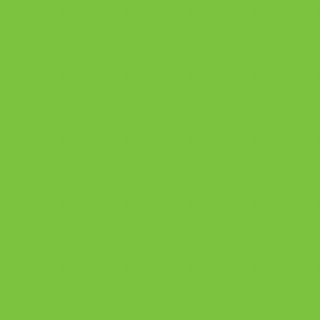

A level layout from a 2D game, rendered from its tile map. Below: a short description, then the map file with its tile-grid data intact:
An orthogonal 5x5 tile map with 64x64 px tiles, 4 tile layers (terrain, unit, npc, spawn_unit), 4 tilesets.

<map version="1.2" tiledversion="1.2.0" orientation="orthogonal" renderorder="right-down" width="5" height="5" tilewidth="64" tileheight="64" infinite="0" nextlayerid="9" nextobjectid="1">
 <tileset firstgid="1" source="tiles/terrain.tsx" />
 <tileset firstgid="18" source="tiles/unit.tsx" />
 <tileset firstgid="34" source="tiles/spawn_unit.tsx" />
 <tileset firstgid="36" source="tiles/npc.tsx" />
 <layer id="5" name="terrain" width="5" height="5">
  <data encoding="csv">
1,1,1,1,1,
1,1,1,1,1,
1,1,1,1,1,
1,1,1,1,1,
1,1,1,1,1
</data>
 </layer>
 <layer id="6" name="unit" width="5" height="5">
  <data encoding="csv">
0,0,0,0,0,
0,0,0,0,0,
0,0,0,0,0,
0,0,0,0,0,
0,0,0,0,0
</data>
 </layer>
 <layer id="7" name="npc" width="5" height="5">
  <data encoding="csv">
0,0,0,0,0,
0,0,0,0,0,
0,0,0,0,0,
0,0,0,0,0,
0,0,0,0,0
</data>
 </layer>
 <layer id="8" name="spawn_unit" width="5" height="5">
  <data encoding="csv">
0,0,0,0,0,
0,0,0,0,0,
0,0,0,0,0,
0,0,0,0,0,
0,0,0,0,0
</data>
 </layer>
</map>
